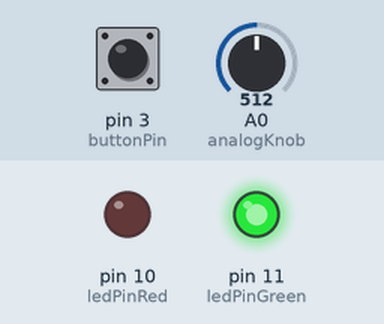
A sketch run on a simulated Arduino Uno, built with avr-gcc and run on an emulated ATmega328P. On the bench: output pins drawn as LEDs (lit = HIGH). Inputs (shaded band) come from the test bench; at power-on: A0 (analogKnob) = 512, pin 3 (buttonPin) HIGH. What the sketch prints to the serial monitor is not drawn.

Above: at 1.2 s.
1.3 s: A0 (analogKnob) set to 6
2.8 s: A0 (analogKnob) set to 3
At 3.7 s:
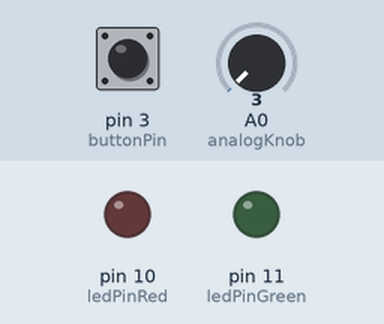
4.3 s: A0 (analogKnob) set to 122
At 4.9 s:
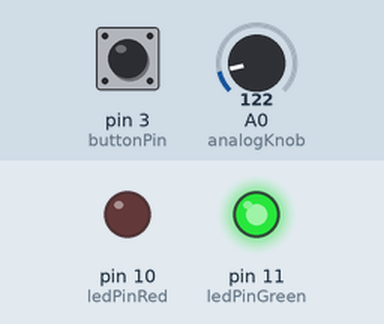
5.8 s: pin 3 (buttonPin) pulled LOW for 0.15 s
At 6.7 s:
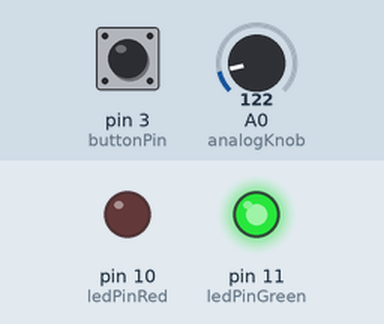
7.4 s: pin 3 (buttonPin) pulled LOW for 3.2 s
At 8.3 s:
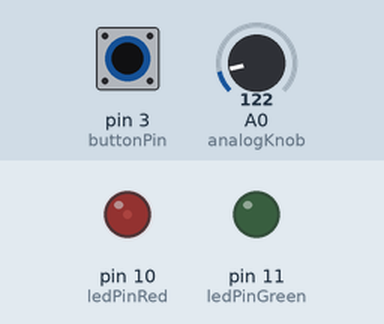
Timing chart, 0 to 12.1 s (numbered marks = the images above; inputs shaded):
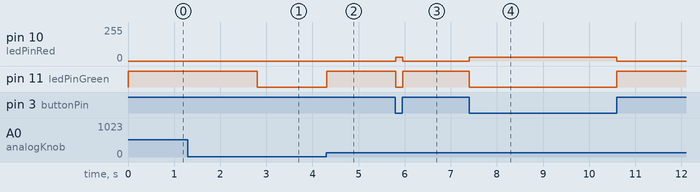

Measured:
- the behaviour switches between 5 and 4 on A0 (analogKnob) (found by bisection; images 0 and 1)
- after the input at 2.8 s, pin 11 (ledPinGreen): HIGH → LOW at once
- after the input at 4.3 s, pin 11 (ledPinGreen): LOW → HIGH at once
- after the input at 5.8 s, pin 10 (ledPinRed): 0/255 → 30/255 at once, → 0/255 0.15 s later; pin 11 (ledPinGreen): HIGH → LOW at once, → HIGH 0.15 s later
- after the input at 7.4 s, pin 10 (ledPinRed): 0/255 → 30/255 at once, → 0/255 3.2 s later; pin 11 (ledPinGreen): HIGH → LOW at once, → HIGH 3.2 s later

The sketch:

button_to_leds_with_dimmer_onOFF.ino
```cpp
/*
*Code for Arduino Uno Board
*Written in Atom
*
*Read Variable resistor and push button
*turn on and off LED, and DIM
*
*by, Jon Barnes
*
*Created: October 6 2015
*Last Updated: September 16 2016
*/


//--------------------------------------------------------------
//Define Variables
  //constant values
    //outputs
      const int ledPinRed = 10; //arduino pin for LED 1
      const int ledPinGreen = 11; //arduino pin for LED 2
      const int serialPortNumber = 9600; //port number for the computer monitor
    //inputs
      const int buttonPin = 3; //arduino pin for button input
      const int analogKnob = A0; //arduino pin for analog Knob
    //constant values for equations
      const float allON = 255; //the most on a light can get
      const float knobStepSize = 1023.0; //amount of incriments in knob readings

  //changing variables
     int brightness = 255;    // how bright the LED is
//--------------------------------------------------------------

void setup() {
  //Outputs
    pinMode(ledPinRed,OUTPUT); //LED Red Color
    pinMode(ledPinGreen,OUTPUT); //LED Green Color
    Serial.begin(serialPortNumber); //computer monitor
  //inputs
    pinMode(buttonPin,INPUT); //push button
}

void loop() {
  //input from knob
  int sensorValue = analogRead(analogKnob); // read the input on analog pin A0:
  int brightness = sensorValue * (allON / knobStepSize); //convert input to brightness
  Serial.println(brightness); //print the brightness value to the monitor

  //Loop for Push Button
  if (digitalRead(buttonPin)== LOW){
      analogWrite(ledPinRed, brightness); //turn led on to the brightness values
      analogWrite(ledPinGreen, LOW); //turn led off
  }else{
    //if button is pressed turn it off
    digitalWrite(ledPinRed,LOW); //turn led off
    digitalWrite(ledPinGreen, brightness); //turn led on to the brightness values
  }
}
```
